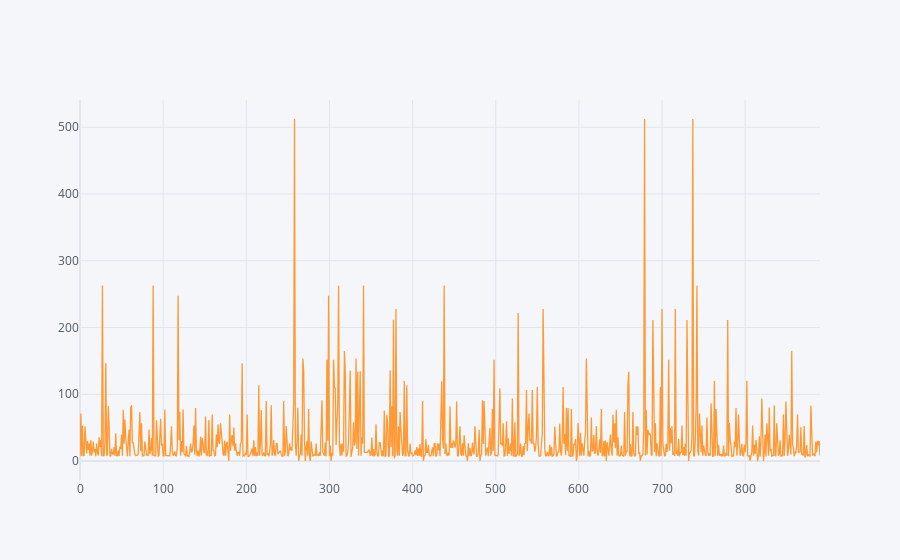

The notebook cell saved with this chart:
### Code cell
import cufflinks as cf
cf.go_offline()
dfTrain['Fare'].iplot()

### Figure 1 — Plotly figure (JSON) as saved in the notebook; plotly's stock layout.template omitted (floating-point values rounded to 4 significant figures; data arrays with more than 128 entries replaced by an {"elided": "..."} marker saying what was removed)
{"data": [{"line": {"color": "rgba(255, 153, 51, 1.0)", "dash": "solid", "shape": "linear", "width": 1.3}, "mode": "lines", "name": "Fare", "text": "", "type": "scatter", "x": {"elided": "891 int values"}, "y": {"elided": "891 float values"}}], "layout": {"legend": {"bgcolor": "#F5F6F9", "font": {"color": "#4D5663"}}, "paper_bgcolor": "#F5F6F9", "plot_bgcolor": "#F5F6F9", "title": {"font": {"color": "#4D5663"}}, "xaxis": {"gridcolor": "#E1E5ED", "showgrid": true, "tickfont": {"color": "#4D5663"}, "title": {"font": {"color": "#4D5663"}, "text": ""}, "zerolinecolor": "#E1E5ED"}, "yaxis": {"gridcolor": "#E1E5ED", "showgrid": true, "tickfont": {"color": "#4D5663"}, "title": {"font": {"color": "#4D5663"}, "text": ""}, "zerolinecolor": "#E1E5ED"}}}
